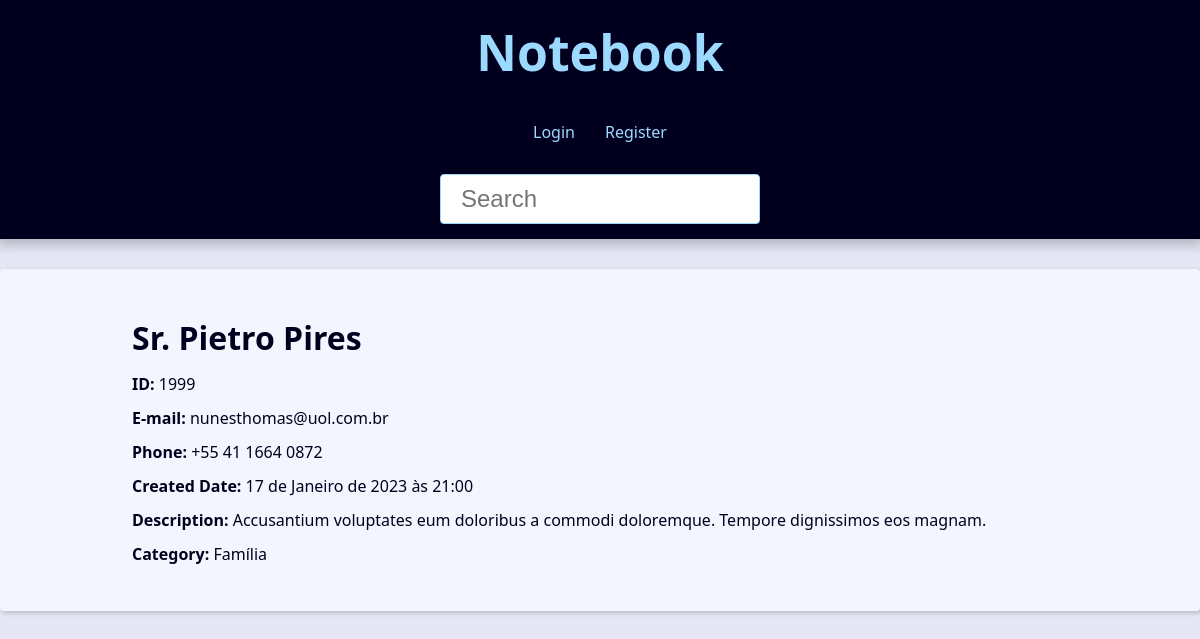
/contact/1999/, run on the app's committed database.
### contact/models.py (models this page shows, shortened)
class Contact(models.Model):
    first_name = models.CharField(max_length=50)
    last_name = models.CharField(max_length=50)
    phone = models.CharField(max_length=50)
    email = models.EmailField(max_length=254, blank=True)
    created_date = models.DateTimeField(default=timezone.now)
    description = models.TextField(blank=True)
    show = models.BooleanField(default=True)
    picture = models.ImageField(blank=True, upload_to='pictures/%Y/%m/')
    category = models.ForeignKey(
        Category,
        on_delete=models.SET_NULL,
        blank=True, null=True
    )
    owner = models.ForeignKey(
        User,
        on_delete=models.SET_NULL,
        blank=True, null=True
    )

class Category(models.Model):
    class Meta:
        verbose_name = 'Category'
        verbose_name_plural = 'Categories'
    name = models.CharField(max_length=50)

### contact/views/contact_views.py (the view)
# urls.py: path('contact/<int:contact_id>/', views.contact, name='contact'),
def contact(request, contact_id):
    single_contact = get_object_or_404(
        Contact, pk=contact_id, show=True
    )
    site_title = f'{single_contact.first_name} {single_contact.last_name} - '
    context = {
        'contact': single_contact,
        'site_title': site_title
    }
    return render(
        request,
        'contact/contact.html',
        context
    )

### contact/templates/contact/contact.html (shortened to what this page needs)
{% extends 'global/base.html' %}
{% block content %}
  <div class="single-contact">
    <h1 class="single-contact-name">
      {{ contact.first_name }} {{ contact.last_name }}
    </h1>
    <p><b>ID:</b> {{ contact.id }}</p>
    <p><b>E-mail:</b> {{ contact.email }}</p>
    <p><b>Phone:</b> {{ contact.phone }}</p>
    <p><b>Created Date:</b> {{ contact.created_date }}</p>
    <p><b>Description:</b> {{ contact.description }}</p>
    <p><b>Category:</b> {{ contact.category.name }}</p>
  </div>
{% endblock content %}

### base_static/global/css/style.css (style rules this page uses)
:root { --spacing: 1.5rem; --link-dark-color: rgb(0, 83, 134); --link-light-color: rgb(156, 217, 255); --clr-white: rgb(245, 245, 255); --clr-black: rgb(0, 0, 30); --clr-light-gray: rgb(230, 230, 245); --clr-dark-shadow-5: rgba(0, 0, 10, 5%); --clr-dark-shadow-10: rgba(0, 0, 10, 10%); --clr-dark-shadow-20: rgba(0, 0, 10, 20%); --clr-light-shadow-5: rgba(200, 200, 255, 5%); --clr-light-shadow-10: rgba(200, 200, 255, 10%); --clr-light-shadow-20: rgba(200, 200, 255, 20%); --main-page-width: 120rem; --table-min-width: 60rem; --biggest-font-size: 5rem; --bigger-font-size: 4rem; --big-font-size: 3.2rem; --medium-font-size: 2.4rem; --small-font-size: 1.6rem; --smaller-font-size: 1.4rem; --smallest-font-size: 1.2rem; --transition-fast: 300ms; --transition-medium: 600ms; --transition-slow: 1s; --default-border-radius: 4px; }
*, *::before, *::after { margin: 0; padding: 0; box-sizing: border-box; }
html { font-size: 62.5%; }
body { font-family: system-ui, -apple-system, BlinkMacSystemFont, 'Segoe UI', Roboto, Oxygen, Ubuntu, Cantarell, 'Open Sans', 'Helvetica Neue', sans-serif; line-height: 1.5; font-size: var(--small-font-size); color: var(--clr-black); -webkit-font-smoothing: antialiased; background: var(--clr-light-gray); }
@media (min-width: 600px) { .single-contact { max-width: 80%; margin: calc(var(--spacing) * 2) auto; } }
.single-contact h1 { margin: 1rem 0; }
.single-contact p { margin: 1rem 0; }

### data on the page
Contact: first_name "Sr.", last_name "Pietro Pires", id "1999", email "nunesthomas@uol.com.br", phone "+55 41 1664 0872", created_date "17 de Janeiro de 2023 às 21:00", description "Accusantium voluptates eum doloribus a commodi doloremque. Tempore dignissimos eos magnam.", category.name "Família"
